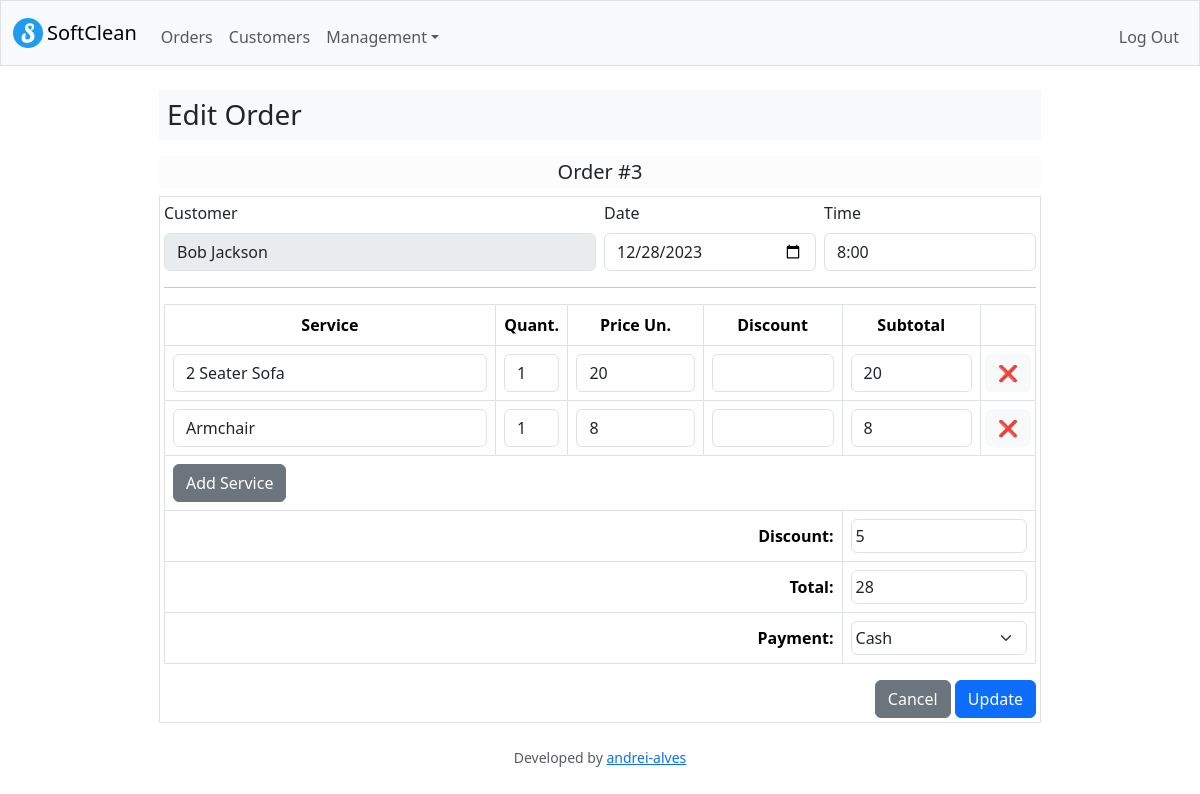
Screenshot of /orders/edit=3 (signed in) with the database file from the repository.
### tables this page shows
CREATE TABLE orders (
    id INTEGER PRIMARY KEY AUTOINCREMENT NOT NULL,
    customer_id INTERGER NOT NULL,
    register_date TIMESTAMP NOT NULL,
    execution_date DATE NOT NULL,
    time TEXT,
    amount NUMERIC NOT NULL,
    discount NUMERIC,
    status TEXT NOT NULL,
    payment TEXT NOT NULL,
    payment_status TEXT NOT NULL, technician TEXT,
    FOREIGN KEY(customer_id) REFERENCES customers(id)
);

CREATE TABLE customers (
    id INTEGER PRIMARY KEY AUTOINCREMENT NOT NULL,
    name TEXT NOT NULL,
    phone TEXT NOT NULL,
    phone2 TEXT,
    address TEXT,
    address_number TEXT,
    address_complement TEXT,
    neighborhood TEXT,
    city TEXT
);

CREATE TABLE services_ordered (
    id INTEGER PRIMARY KEY AUTOINCREMENT NOT NULL,
    order_id INTEGER NOT NULL,
    service TEXT NOT NULL,
    quantity INTEGER NOT NULL,
    price_un NUMERIC NOT NULL,
    discount_un NUMERIC,
    FOREIGN KEY(order_id) REFERENCES orders(id)
);

### app.py (the view)
@app.route("/orders/edit=<order_id>", methods=["GET", "POST"])
@login_required
def edit_order(order_id):
    payment_types = [
        "Cash",
        "Credit Card",
        "Debit Card",
        "Transfer",
        "Uninformed"
    ]
    if request.method == "POST":
        if not request.form.get("date"):
            flash("You must provide a scheduling date")
            return redirect("/orders")
        elif not request.form.get("service"):
            flash("You must provide at least a service item")
            return redirect("/orders")
        db.execute(
            "DELETE FROM services_ordered WHERE order_id = ?;", order_id
        )
        db.execute(
            "UPDATE orders SET execution_date = ?, time = ?, amount = ?, discount = ?, payment = ? WHERE id = ?;",
            request.form.get("date"),
            request.form.get("time"),
            int(request.form.get("total")),
            int(request.form.get("total_discount")),
            request.form.get("payment_type"),
            order_id
        )
        for i in range(len(request.form.getlist("service"))):
            db.execute(
                "INSERT INTO services_ordered (order_id, service, quantity, price_un, discount_un) VALUES (?, ?, ?, ?, ?);",
                order_id,
                request.form.getlist("service")[i],
                int(request.form.getlist("quantity")[i]),
                int(request.form.getlist("price_un")[i]),
                int(request.form.getlist("discount_un")[i]) if request.form.getlist("discount_un")[i] != '' else '',
            )
        flash("Order successfully updated!")
        return redirect("/orders")
    else:
        order = db.execute(
            "SELECT orders.id, customers.name, orders.execution_date, orders.time, orders.status, orders.discount, orders.amount, orders.payment, orders.payment_status, orders.technician FROM orders INNER JOIN customers ON orders.customer_id=customers.id WHERE orders.id = ?;",
            order_id
        )
        order_services = db.execute(
            "SELECT id, service, quantity, price_un, discount_un FROM services_ordered WHERE order_id = ?;", order_id
        )
        order[0]["services"] = []
        for service in order_services:
            service["subtotal"] = (service["price_un"] * service["quantity"]) - (0 if service["discount_un"] == '' else service["discount_un"])
            order[0]["services"].append(service)
        payment_types.remove(order[0]["payment"])
        print(order)
        print("------")
        print(order_services)
        return render_template("edit_order.html", order=order[0], payment_types=payment_types)

### app.py (called while the page is built)
@app.after_request
def after_request(response):
    response.headers["Cache-Control"] = "no-cache, no-store, must-revalidate"
    response.headers["Expires"] = 0
    response.headers["Pragma"] = "no-cache"
    return response

### helpers.py (called while the page is built)
def login_required(f):
    @wraps(f)
    def decorated_function(*args, **kwargs):
        if session.get("user_id") is None:
            return redirect("/login")
        return f(*args, **kwargs)
    return decorated_function

### templates/edit_order.html (shortened to what this page needs)
{% extends "layout.html" %}
{% block main %}
<div class="d-flex justify-content-center mb-2">
  <h3 class="bg-light w-75 p-2 text-start">Edit Order</h3>
</div>
<div class="d-flex justify-content-center mb-0">
  <h5 class="bg-light-subtle w-75 p-1 text-center">Order #{{ order["id"] }}</h5>
</div>
<div class="d-flex justify-content-center mt-0">
  <form action="/orders/edit={{ order['id'] }}" method="post" class="w-75 text-start border p-1">
    <div class="row g-2">
      <div class="col-md-6">
        <label for="name" class="form-label">Customer</label>
        <span class="position-relative">
          <input type="text" class="form-control" id="name" name="name" autocomplete="off" value="{{ order['name'] }}"
            disabled>
        </span>
      </div>
      <div class="col-md-3">
        <label for="date" class="form-label">Date</label>
        <input type="date" class="form-control" id="date" name="date" autocomplete="off"
          value="{{ order['execution_date'] }}" required>
      </div>
      <div class="col-md-3">
        <label for="time" class="form-label">Time</label>
        <input type="text" class="form-control" id="time" name="time" autocomplete="off" value="{{ order['time'] }}">
      </div>
    </div>
    <hr>
    <table class="table table-bordered">
      <thead class="text-center">
        <tr>
          <th class="col-md-5">Service</th>
          <th class="col-md-1">Quant.</th>
          <th class="col-md-2">Price Un.</th>
          <th class="col-md-2">Discount</th>
          <th class="col-md-2">Subtotal</th>
          <th class="col-md-1"></th>
        </tr>
      </thead>
      <tbody>
        {% for service in order["services"] %}
        <tr class="service_row align-middle">
          <td>
            <input type="text" class="form-control" id="service" name="service" autocomplete="off"
              placeholder="Type to search" value="{{ service['service'] }}" required>
          </td>
          <td>
            <input type="number" class="form-control" id="quantity" name="quantity" autocomplete="off"
              value="{{ service['quantity'] }}">
          </td>
          <td>
            <input type="number" class="form-control" id="price_un" name="price_un" autocomplete="off"
              value="{{ service['price_un'] }}">
          </td>
          <td>
            <input type="number" class="form-control" id="discount_un" name="discount_un" autocomplete="off"
              value="{{ service['discount_un'] }}">
          </td>
          <td>
            <input type="number" class="form-control" id="subtotal" name="subtotal" autocomplete="off"
              value="{{ service['subtotal'] }}">
          </td>
          <td class="p-1">
            <a class="btn btn-light" role="button" id="remove_service">&#10060</a>
          </td>
        </tr>
        {% endfor %}
        <tr>
          <td colspan="6">
            <a class="btn btn-secondary" role="button" id="add_service">Add Service</a>
          </td>
        </tr>
      </tbody>
      <tfoot class="table-sm">
        <tr class="fw-bold text-end ">
          <td colspan="4">Discount:</td>
          <td colspan="2"><input type="number" class="form-control" id="total_discount" name="total_discount"
              autocomplete="off" value="{{ order['discount'] }}"></td>
        </tr>
        <tr class="fw-bold text-end">
          <td colspan="4">Total:</td>
          <td colspan="2"><input type="number" class="form-control" id="total" name="total" autocomplete="off"
              value="{{ order['amount'] }}"></td>
        </tr>
        <tr class="fw-bold text-end">
          <td colspan="4">Payment:</td>
          <td colspan="2">
            <select class="form-select" name="payment_type" id="payment_type">
              <option selected>{{ order['payment'] }}</option>
            </select>
          </td>
        </tr>
      </tfoot>
    </table>
    <div class="text-end mt-2">
      <a href="/orders" class="btn btn-secondary">Cancel</a>
      <button type="submit" class="btn btn-primary">Update</button>
    </div>
  </form>
</div>
{% endblock %}

### static/styles.css (style rules this page uses)
input[type="number"] { -moz-appearance: textfield; }

### rows the page displays
orders: id "3", date "12/28/2023", time "8:00", total_discount "5", total "28", payment_type "Cash"
customers: name "Bob Jackson"
services_ordered: service "2 Seater Sofa", quantity "1", price_un "20", subtotal "20"
services_ordered: service "Armchair", quantity "1", price_un "8", subtotal "8"
